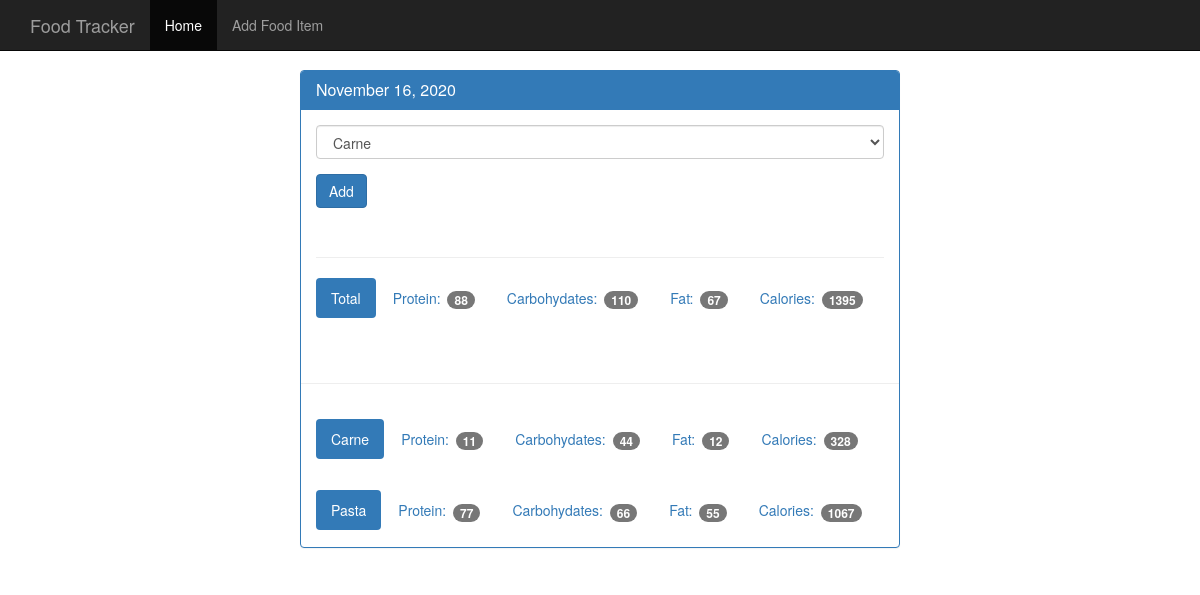
Screenshot of /details/20201116 with the database file from the repository.
### tables this page shows
CREATE TABLE food (
    id integer primary key autoincrement,
    name text not null,
    protein integer not null,
    carbohydrates integer not null,
    fats integer not null,
    calories integer not null
);

### modules/routes.py (the view)
    @app.route('/details/<int:db_date>')
    def _details(db_date):
        if not date_exists(db_date):
            return '<h1>not found</h1>'
        return render_template(
            'day.html',
            date=db_date,
            pretty_date=pretty_date(db_date),
            food_list=get_all_food(),
            daily_food=get_daily_food(db_date)
        )

### modules/database.py (called while the page is built)
def init(app: Flask):
    @app.teardown_appcontext
    def _close_db(error):
        if hasattr(g, DB_ATTRIB_NAME):
            get_db().close()
        if error:
            print(error)

def connect_db():
    database = sqlite3.connect(DB_NAME)
    database.row_factory = sqlite3.Row
    return database

def get_db():
    if not hasattr(g, DB_ATTRIB_NAME):
        g.sqlite_db = connect_db()
    return g.sqlite_db

def get_daily_food(date):
    date_id = get_date_id(date)
    food_for_date = get_food_for_date(date_id)
    return [get_food_from_food_id(food_id)
            for food_id in food_for_date]

def pretty_date(date):
    datetime_obj = datetime.strptime(str(date), DATABASE_DATE_FORMAT)
    return datetime.strftime(datetime_obj, OUTPUT_DATE_FORMAT)

def get_date_id(date):
    cursor = get_db().execute(
        'select id from log_date'
        f' where entry_date = "{date}"'
    )
    return cursor.fetchone()['id']

def date_exists(date):
    cursor = get_db().execute(
        'select entry_date from log_date'
        ' where entry_date = ?', [date])
    return cursor.fetchone()

def get_food_for_date(date_id):
    cursor = get_db().execute(
        'select food_id from food_date '
        f'where log_date_id = "{date_id}"'
    )
    return [element['food_id'] for element in cursor.fetchall()]

def get_food_from_food_id(food_id):
    cursor = get_db().execute(
        f'select * from food where id={food_id}'
    )
    return cursor.fetchone()

def get_all_food():
    cursor = get_db().execute('select * from food')
    return cursor.fetchall()

### templates/day.html (shortened to what this page needs)
{% extends 'base.html' %}
{% block content %}
    <div class="container theme-showcase col-sm-6 col-sm-offset-3" role="main">
      <div class="row">
        <div>
          <div class="panel panel-primary">
            <div class="panel-heading">
              <h3 class="panel-title">{{ pretty_date }}</h3>
            </div>
            <div class="panel-body">
              <form method="POST" action="{{ url_for('_add_food_date') }}">
                <div class="form-group">
                  <select name="food" class="form-control">
                    {% for food in food_list %}
                    <option>{{ food.name }}</option>
                    {% endfor %}
                  </select>
                </div>
                <button type="submit" class="btn btn-primary">Add</button>
              </form>
              <div class="page-header"></div>
              <ul class="nav nav-pills" role="tablist">
                <li class="active"><a>Total</a></li>
                <li><a>Protein: <span class="badge">{{ daily_food | sum(attribute='protein') }}</span></a></li>
                <li><a>Carbohydates: <span class="badge">{{ daily_food | sum(attribute='carbohydrates') }}</span></a></li>
                <li><a>Fat: <span class="badge">{{ daily_food | sum(attribute='fats') }}</span></a></li>
                <li><a>Calories: <span class="badge">{{ daily_food | sum(attribute='calories') }}</span></a></li>
              </ul>
            </div>
            <div class="page-header"></div>
            {% for f in daily_food %}
            <div class="panel-body">
              <ul class="nav nav-pills" role="tablist">
                <li class="active"><a>{{ f.name }}</a></li>
                <li><a>Protein: <span class="badge">{{ f.protein }}</span></a></li>
                <li><a>Carbohydates: <span class="badge">{{ f.carbohydrates }}</span></a></li>
                <li><a>Fat: <span class="badge">{{ f.fats }}</span></a></li>
                <li><a>Calories: <span class="badge">{{ f.calories}}</span></a></li>
              </ul>
            </div>
            {% endfor %}
          </div>
        </div>
      </div>
    </div>
{% endblock %}

### static/css/theme.css (style rules this page uses)
body { padding-top: 70px; padding-bottom: 30px; }

### rows the page displays
food: name "Carne", protein "11", carbohydrates "44", fats "12", calories "328"
food: name "Pasta", protein "77", carbohydrates "66", fats "55", calories "1067"

### other values shown
{{ pretty_date }} "November 16, 2020"
{{ daily_food | sum(attribute='protein') }} "88"
{{ daily_food | sum(attribute='carbohydrates') }} "110"
{{ daily_food | sum(attribute='fats') }} "67"
{{ daily_food | sum(attribute='calories') }} "1395"
form field food "Carne"
